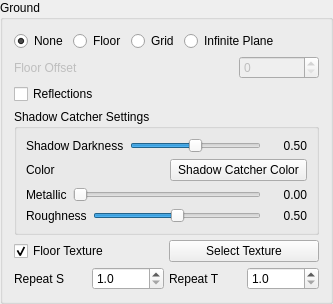
           <widget class="QGroupBox" name="groupBoxFloor">
            <property name="title">
             <string>Ground</string>
            </property>
            <property name="flat">
             <bool>true</bool>
            </property>
            <layout class="QVBoxLayout" name="floorLayout">
             <property name="spacing">
              <number>5</number>
             </property>
             <item>
              <layout class="QHBoxLayout" name="floorCheckLayout">
               <item>
                <widget class="QRadioButton" name="radioButtonGroundNone">
                 <property name="toolTip">
                  <string>No ground surface</string>
                 </property>
                 <property name="text">
                  <string>None</string>
                 </property>
                 <property name="checked">
                  <bool>true</bool>
                 </property>
                </widget>
               </item>
               <item>
                <widget class="QRadioButton" name="radioButtonGroundFloor">
                 <property name="toolTip">
                  <string>A textured, real ground plane mesh</string>
                 </property>
                 <property name="text">
                  <string>Floor</string>
                 </property>
                </widget>
               </item>
               <item>
                <widget class="QRadioButton" name="radioButtonGroundGrid">
                 <property name="toolTip">
                  <string>A reference grid instead of a solid floor</string>
                 </property>
                 <property name="text">
                  <string>Grid</string>
                 </property>
                </widget>
               </item>
               <item>
                <widget class="QRadioButton" name="radioButtonGroundInfinitePlane">
                 <property name="toolTip">
                  <string>&lt;html&gt;&lt;head/&gt;&lt;body&gt;&lt;p&gt;Ray tracer only: an invisible ground plane showing only the model's shadow/contact darkening, as if the model were sitting directly on the environment's own ground. Only selectable while Ray Traced rendering is active.&lt;/p&gt;&lt;/body&gt;&lt;/html&gt;</string>
                 </property>
                 <property name="text">
                  <string>Infinite Plane</string>
                 </property>
                </widget>
               </item>
               <item>
                <spacer name="spacerFloorCheck">
                 <property name="orientation">
                  <enum>Qt::Orientation::Horizontal</enum>
                 </property>
                 <property name="sizeHint" stdset="0">
                  <size>
                   <width>40</width>
                   <height>20</height>
                  </size>
                 </property>
                </spacer>
               </item>
              </layout>
             </item>
             <item>
              <layout class="QHBoxLayout" name="floorOffsetLayout">
               <item>
                <widget class="QLabel" name="labelFloorOffset">
                 <property name="enabled">
                  <bool>false</bool>
                 </property>
                 <property name="text">
                  <string>Floor Offset</string>
                 </property>
                </widget>
               </item>
               <item>
                <widget class="QDoubleSpinBox" name="doubleSpinBoxFloorOffset">
                 <property name="enabled">
                  <bool>false</bool>
                 </property>
                 <property name="maximumSize">
                  <size>
                   <width>80</width>
                   <height>16777215</height>
                  </size>
                 </property>
                 <property name="toolTip">
                  <string>Vertical distance below the model the floor sits at</string>
                 </property>
                 <property name="decimals">
                  <number>0</number>
                 </property>
                 <property name="maximum">
                  <double>100.000000000000000</double>
                 </property>
                </widget>
               </item>
              </layout>
             </item>
             <item>
              <layout class="QHBoxLayout" name="reflectionsLayout">
               <item>
                <widget class="QCheckBox" name="checkBoxReflections">
                 <property name="toolTip">
                  <string>Show a reflection of the model on the floor</string>
                 </property>
                 <property name="text">
                  <string>Reflections</string>
                 </property>
                </widget>
               </item>
              </layout>
             </item>
             <item>
              <widget class="QGroupBox" name="groupBoxShadowCatcher">
               <property name="title">
                <string>Shadow Catcher Settings</string>
               </property>
               <layout class="QVBoxLayout" name="shadowCatcherGroupLayout">
                <item>
                 <layout class="QHBoxLayout" name="shadowDarknessLayout">
                  <item>
                   <widget class="QLabel" name="labelShadowDarkness">
                    <property name="text">
                     <string>Shadow Darkness</string>
                    </property>
                   </widget>
                  </item>
                  <item>
                   <widget class="QSlider" name="sliderShadowDarkness">
                    <property name="toolTip">
                     <string>How dark the shadow catcher's contact shadow gets</string>
                    </property>
                    <property name="minimum">
                     <number>0</number>
                    </property>
                    <property name="maximum">
                     <number>100</number>
                    </property>
                    <property name="singleStep">
                     <number>5</number>
                    </property>
                    <property name="pageStep">
                     <number>10</number>
                    </property>
                    <property name="value">
                     <number>50</number>
                    </property>
                    <property name="orientation">
                     <enum>Qt::Orientation::Horizontal</enum>
                    </property>
                   </widget>
                  </item>
                  <item>
                   <widget class="QLabel" name="labelShadowDarknessValue">
                    <property name="minimumSize">
                     <size>
                      <width>40</width>
                      <height>0</height>
                     </size>
                    </property>
                    <property name="text">
                     <string>0.50</string>
                    </property>
                    <property name="alignment">
                     <set>Qt::AlignmentFlag::AlignRight|Qt::AlignmentFlag::AlignTrailing|Qt::AlignmentFlag::AlignVCenter</set>
                    </property>
                   </widget>
                  </item>
                 </layout>
                </item>
                <item>
                 <layout class="QHBoxLayout" name="shadowCatcherColorLayout">
                  <item>
                   <widget class="QLabel" name="labelShadowCatcherColor">
                    <property name="text">
                     <string>Color</string>
                    </property>
                   </widget>
                  </item>
                  <item>
                   <widget class="QPushButton" name="pushButtonShadowCatcherColor">
                    <property name="toolTip">
                     <string>&lt;html&gt;&lt;head/&gt;&lt;body&gt;&lt;p&gt;Flat material color the shadow catcher's continuation bounce reflects with - never the real floor's texture/color.&lt;/p&gt;&lt;/body&gt;&lt;/html&gt;</string>
                    </property>
                    <property name="text">
                     <string>Shadow Catcher Color</string>
                    </property>
                   </widget>
                  </item>
                 </layout>
                </item>
                <item>
                 <layout class="QHBoxLayout" name="shadowCatcherMetallicLayout">
                  <item>
                   <widget class="QLabel" name="labelShadowCatcherMetallic">
                    <property name="text">
                     <string>Metallic</string>
                    </property>
                   </widget>
                  </item>
                  <item>
                   <widget class="QSlider" name="sliderShadowCatcherMetallic">
                    <property name="toolTip">
                     <string>Metalness of the shadow catcher's own reflective response</string>
                    </property>
                    <property name="minimum">
                     <number>0</number>
                    </property>
                    <property name="maximum">
                     <number>100</number>
                    </property>
                    <property name="singleStep">
                     <number>5</number>
                    </property>
                    <property name="pageStep">
                     <number>10</number>
                    </property>
                    <property name="value">
                     <number>0</number>
                    </property>
                    <property name="orientation">
                     <enum>Qt::Orientation::Horizontal</enum>
                    </property>
                   </widget>
                  </item>
                  <item>
                   <widget class="QLabel" name="labelShadowCatcherMetallicValue">
                    <property name="minimumSize">
                     <size>
                      <width>40</width>
                      <height>0</height>
                     </size>
                    </property>
                    <property name="text">
                     <string>0.00</string>
                    </property>
                    <property name="alignment">
                     <set>Qt::AlignmentFlag::AlignRight|Qt::AlignmentFlag::AlignTrailing|Qt::AlignmentFlag::AlignVCenter</set>
                    </property>
                   </widget>
                  </item>
                 </layout>
                </item>
                <item>
                 <layout class="QHBoxLayout" name="shadowCatcherRoughnessLayout">
                  <item>
                   <widget class="QLabel" name="labelShadowCatcherRoughness">
                    <property name="text">
                     <string>Roughness</string>
                    </property>
                   </widget>
                  </item>
                  <item>
                   <widget class="QSlider" name="sliderShadowCatcherRoughness">
                    <property name="toolTip">
                     <string>Roughness of the shadow catcher's own reflective response</string>
                    </property>
                    <property name="minimum">
                     <number>0</number>
                    </property>
                    <property name="maximum">
                     <number>100</number>
                    </property>
                    <property name="singleStep">
                     <number>5</number>
                    </property>
                    <property name="pageStep">
                     <number>10</number>
                    </property>
                    <property name="value">
                     <number>50</number>
                    </property>
                    <property name="orientation">
                     <enum>Qt::Orientation::Horizontal</enum>
                    </property>
                   </widget>
                  </item>
                  <item>
                   <widget class="QLabel" name="labelShadowCatcherRoughnessValue">
                    <property name="minimumSize">
                     <size>
                      <width>40</width>
                      <height>0</height>
                     </size>
                    </property>
                    <property name="text">
                     <string>0.50</string>
                    </property>
                    <property name="alignment">
                     <set>Qt::AlignmentFlag::AlignRight|Qt::AlignmentFlag::AlignTrailing|Qt::AlignmentFlag::AlignVCenter</set>
                    </property>
                   </widget>
                  </item>
                 </layout>
                </item>
               </layout>
              </widget>
             </item>
             <item>
              <layout class="QHBoxLayout" name="floorTextureLayout">
               <item>
                <widget class="QCheckBox" name="checkBoxFloorTexture">
                 <property name="toolTip">
                  <string>Show a tiled texture on the floor
instead of a plain color</string>
                 </property>
                 <property name="text">
                  <string>Floor Texture</string>
                 </property>
                 <property name="checked">
                  <bool>true</bool>
                 </property>
                </widget>
               </item>
               <item>
                <widget class="QPushButton" name="pushButtonFloorTexture">
                 <property name="toolTip">
                  <string>Pick the floor's texture image</string>
                 </property>
                 <property name="text">
                  <string>Select Texture</string>
                 </property>
                </widget>
               </item>
              </layout>
             </item>
             <item>
              <layout class="QHBoxLayout" name="floorRepeatLayout">
               <item>
                <widget class="QLabel" name="labelRepeatS">
                 <property name="text">
                  <string>Repeat S</string>
                 </property>
                </widget>
               </item>
               <item>
                <widget class="QDoubleSpinBox" name="doubleSpinBoxRepeatS">
                 <property name="maximumSize">
                  <size>
                   <width>80</width>
                   <height>16777215</height>
                  </size>
                 </property>
                 <property name="toolTip">
                  <string>How many times the floor texture tiles horizontally</string>
                 </property>
                 <property name="decimals">
                  <number>1</number>
                 </property>
                 <property name="minimum">
                  <double>1.000000000000000</double>
                 </property>
                 <property name="maximum">
                  <double>10.000000000000000</double>
                 </property>
                 <property name="value">
                  <double>1.000000000000000</double>
                 </property>
                </widget>
               </item>
               <item>
                <widget class="QLabel" name="labelRepeatT">
                 <property name="text">
                  <string>Repeat T</string>
                 </property>
                </widget>
               </item>
               <item>
                <widget class="QDoubleSpinBox" name="doubleSpinBoxRepeatT">
                 <property name="maximumSize">
                  <size>
                   <width>80</width>
                   <height>16777215</height>
                  </size>
                 </property>
                 <property name="toolTip">
                  <string>How many times the floor texture tiles vertically</string>
                 </property>
                 <property name="decimals">
                  <number>1</number>
                 </property>
                 <property name="minimum">
                  <double>1.000000000000000</double>
                 </property>
                 <property name="maximum">
                  <double>10.000000000000000</double>
                 </property>
                 <property name="value">
                  <double>1.000000000000000</double>
                 </property>
                </widget>
               </item>
              </layout>
             </item>
            </layout>
           </widget>
